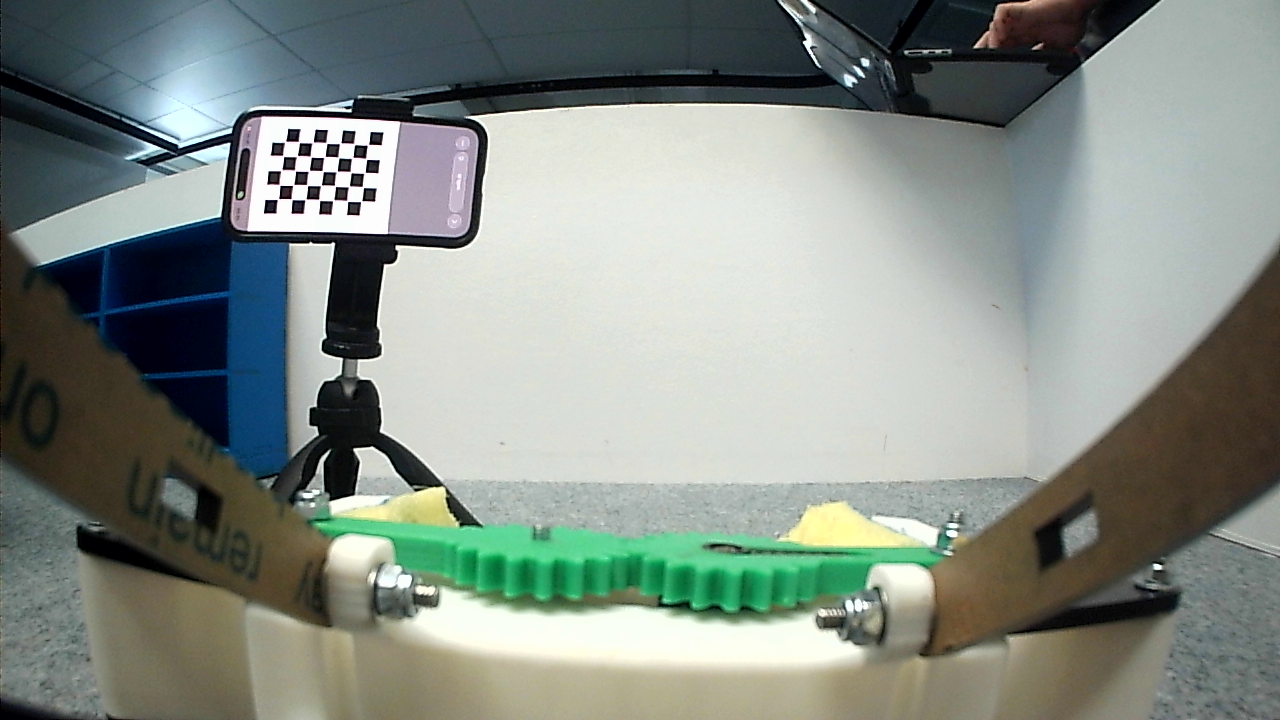
#> input picture vision/calibration_images/Frame_screenshot_18.10.2025-10.png, 1280 x 720 px; its folder holds only this picture in this run
$ python calibration.py
#> lines starting #> are read from the running program, lines starting #| are printed output that depends on the picture; after the words box and inside, x2 and y2 are one past the last pixel; in counts of white or black regions, pixels touching at a corner belong together; long printed decimals are rounded
import numpy as np
import cv2
import glob

def calibrate_camera(image_folder="calibration_images", num_corners_row=9, num_corners_col=6, square_size_mm=25):
    """
    Calibrates the camera using chessboard images.

    Args:
        image_folder (str): Path to the folder containing chessboard images.
        num_corners_row (int): Number of inner corners per a chessboard row.
        num_corners_col (int): Number of inner corners per a chessboard column.
        square_size_mm (float): Size of a square on the chessboard in millimeters.

    Returns:
        tuple: (camera_matrix, dist_coeffs) if successful, otherwise (None, None).
    """
#> called with image_folder = 'vision/calibration_images', num_corners_row = 7, num_corners_col = 5, square_size_mm = 10
    # Define the dimensions of the chessboard
    CHECKERBOARD = (num_corners_row, num_corners_col)

    # Criteria for corner detection
    criteria = (cv2.TERM_CRITERIA_EPS + cv2.TERM_CRITERIA_MAX_ITER, 30, 0.001)

    # Prepare object points, like (0,0,0), (1,0,0), (2,0,0) ....,(6,5,0)
    objp = np.zeros((1, CHECKERBOARD[0] * CHECKERBOARD[1], 3), np.float32)
    objp[0, :, :2] = np.mgrid[0:CHECKERBOARD[0], 0:CHECKERBOARD[1]].T.reshape(-1, 2)
    objp = objp * square_size_mm # Scale object points by known square size

    # Arrays to store object points and image points from all the images.
    objpoints = []  # 3D point in real world space
    imgpoints = []  # 2D points in image plane.

    images = glob.glob(f'{image_folder}/*.png') # Assuming .jpg images

    if not images:
        print(f"Error: No images found in '{image_folder}'. Please provide chessboard images.")
        return None, None

    print(f"Found {len(images)} images for calibration.")

    for fname in images:
        img = cv2.imread(fname)
#> img is the input picture: shape (720, 1280, 3); mean B, G, R 134, 141.2, 132.7
        if img is None:
            print(f"Warning: Could not read image {fname}, skipping.")
            continue

        gray = cv2.cvtColor(img, cv2.COLOR_BGR2GRAY)
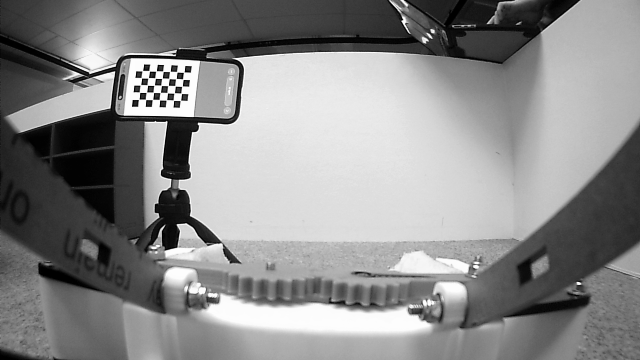
#> gray: shape (720, 1280) (shown at 1/2 size); min 0, max 253, mean 137.9

        # Find the chessboard corners
        ret, corners = cv2.findChessboardCorners(gray, CHECKERBOARD, cv2.CALIB_CB_ADAPTIVE_THRESH +
                                                cv2.CALIB_CB_FAST_CHECK + cv2.CALIB_CB_NORMALIZE_IMAGE)
#> ret = True; corners = 35 rows, first 8: [285.5, 141.2], [299.2, 142.3], [313.4, 141.8], [326.5, 143.2], [340.2, 143.2], [354.7, 144.7], [367.8, 145], [283.2, 156]

        # If found, add object points, image points (after refining them)
        if ret == True:
            objpoints.append(objp)
            corners2 = cv2.cornerSubPix(gray, corners, (11, 11), (-1, -1), criteria)
#> corners2 = 35 rows, first 8: [285.2, 141.8], [306.5, 141.9], [312.4, 142.4], [328.6, 142.9], [340.3, 143.3], [356.7, 144.1], [368, 144.7], [280.5, 156]
            imgpoints.append(corners2)

            # Draw and display the corners
            cv2.drawChessboardCorners(img, CHECKERBOARD, corners2, ret)
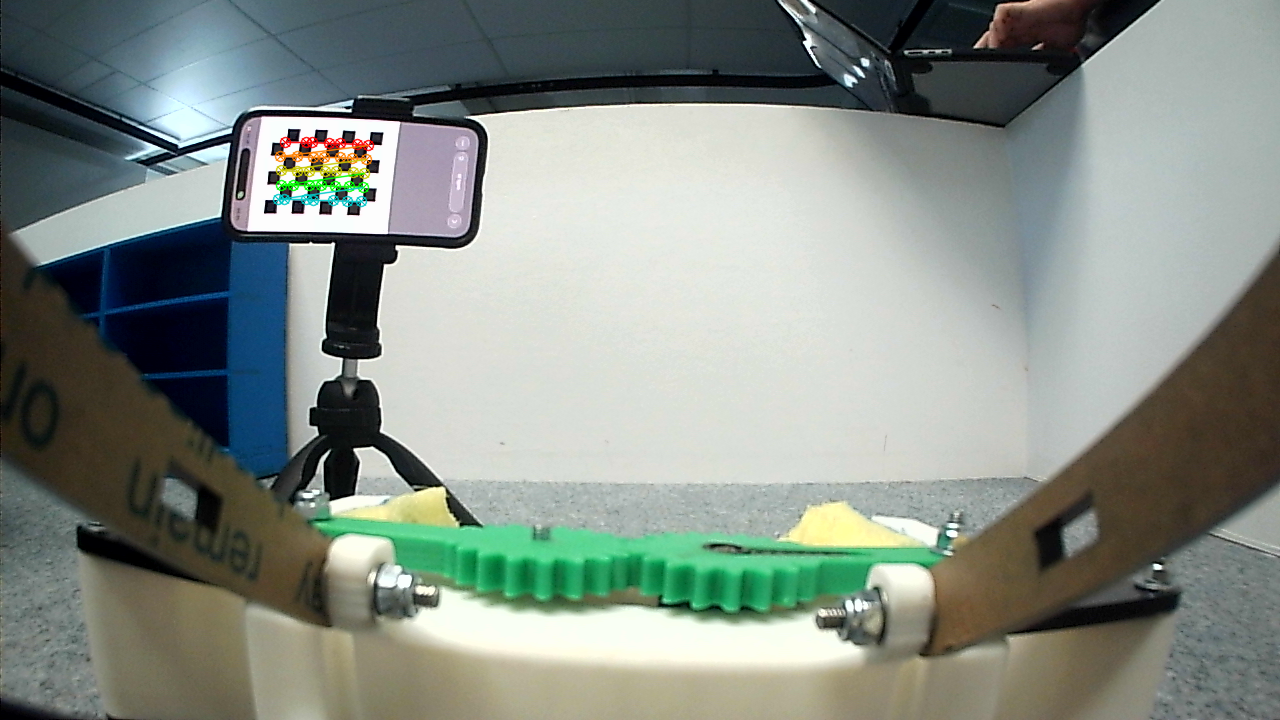
#> img: shape (720, 1280, 3); 0.5% of pixels changed, all inside (x1, y1, x2, y2) = (272, 136, 375, 208)
            cv2.imshow('img', img)
            cv2.waitKey(500)
        else:
            print(f"Could not find corners in {fname}")

    cv2.destroyAllWindows()

    if not objpoints:
        print("Error: No chessboard corners were detected in any image. Calibration failed.")
        return None, None

    # Perform camera calibration
    ret, mtx, dist, rvecs, tvecs = cv2.calibrateCamera(objpoints, imgpoints, gray.shape[::-1], None, None)
#> ret = 2.12; mtx = [[803.1, 0, 633.6], [0, 1244.9, 360.8], [0, 0, 1]]; dist = [[0.889, 2.63, -0.0345, 0.0145, -16.28]]; rvecs = ([-0.655, 0.073, -0.0173],); tvecs = ([-275.3, -108.1, 726.8],)

    if ret:
        print("\nCalibration successful!")
        print("Camera matrix:\n", mtx)
#| Camera matrix:
#|  [[8.03108056e+02 0.00000000e+00 6.33615718e+02]
#|  [0.00000000e+00 1.24485417e+03 3.60819161e+02]
#|  [0.00000000e+00 0.00000000e+00 1.00000000e+00]]
        print("Distortion coefficients:\n", dist)
#| Distortion coefficients:
#|  [[ 8.89158017e-01  2.63285708e+00 -3.44641109e-02  1.44616547e-02
#|   -1.62781414e+01]]
        np.save("vision/camera_matrix.npy", mtx)
        np.save("vision/dist_coeffs.npy", dist)
        print("Calibration data saved to camera_matrix.npy and dist_coeffs.npy")
        return mtx, dist
    else:
        print("Calibration failed!")
        return None, None

if __name__ == '__main__':
    # Usage example:
    # 1. Create a folder named 'calibration_images'
    # 2. Place several (e.g., 10-20) images of a chessboard pattern from different angles in it.
    #    Make sure the entire chessboard is visible in most images.
    # 3. Adjust CHECKERBOARD dimensions and square_size_mm to match your physical chessboard.
    #    (e.g., for an 8x6 inner corner chessboard, num_corners_row=8, num_corners_col=6)

    # Example for an 9x6 inner corner chessboard with 25mm squares
    mtx, dist = calibrate_camera(image_folder="vision/calibration_images", num_corners_row=7, num_corners_col=5, square_size_mm=10)
#> mtx = [[803.1, 0, 633.6], [0, 1244.9, 360.8], [0, 0, 1]]; dist = [[0.889, 2.63, -0.0345, 0.0145, -16.28]]

$ run again, on vision/calibration_images/Frame_screenshot_18.10.2025-4.png
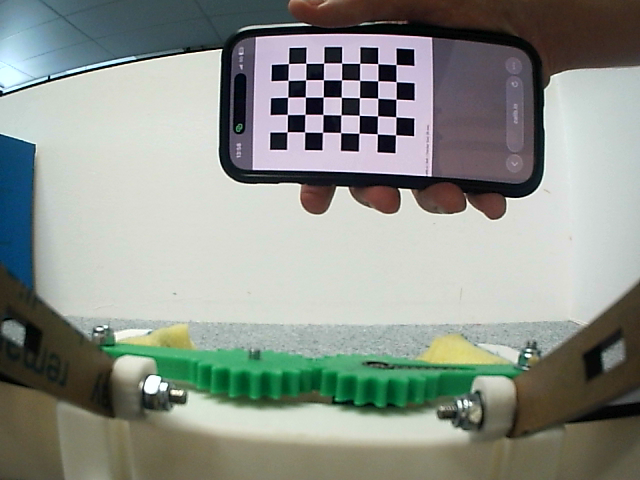
#> input picture vision/calibration_images/Frame_screenshot_18.10.2025-4.png, 640 x 480 px
#> in calibrate_camera, img is the input picture: shape (480, 640, 3); mean B, G, R 138.8, 146.3, 140.6
#> in calibrate_camera, `gray = cv2.cvtColor(img, cv2.COLOR_BGR2GRAY)`:
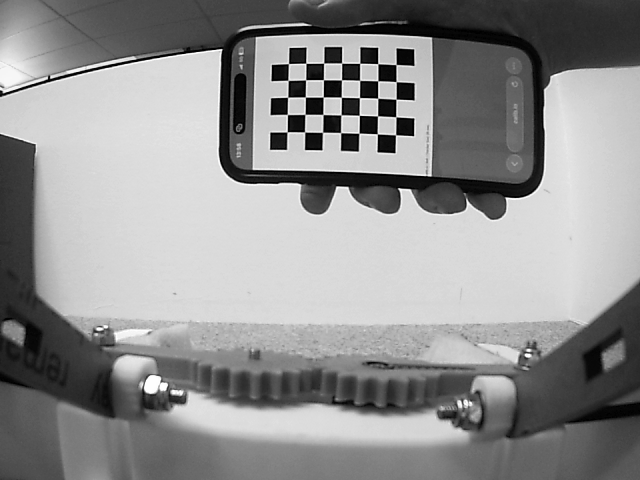
#> gray: shape (480, 640); min 0, max 255, mean 143.7
#> in calibrate_camera, `ret, corners = cv2.findChessboardCorners(gray, CHECKERBOARD, cv2.CALIB..`: ret = True; corners = 35 rows, first 8: [288.5, 63.56], [305.9, 63.25], [323.6, 63.13], [341.6, 63.02], [359.7, 63.33], [377.8, 63.64], [396, 64.54], [288, 80.35]
#> corners2 = 35 rows, first 8: [288.4, 63.6], [305.8, 63.29], [323.7, 63.15], [341.6, 63.12], [359.7, 63.3], [377.8, 63.68], [396.1, 64.55], [288.1, 80.34]
#> in calibrate_camera, `cv2.drawChessboardCorners(img, CHECKERBOARD, corners2, ret)`:
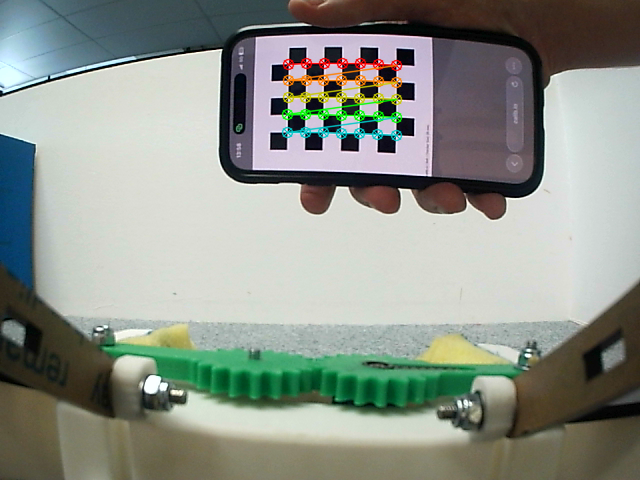
#> img: shape (480, 640, 3); 1.77% of pixels changed, all inside (x1, y1, x2, y2) = (281, 57, 403, 142)
#> in calibrate_camera, `ret, mtx, dist, rvecs, tvecs = cv2.calibrateCamera(objpoints, imgpoint..`: ret = 0.107; mtx = [[714, 0, 296.5], [0, 732.1, 257.5], [0, 0, 1]]; dist = [[-0.878, -2.16, -0.025, 0.0505, 13.67]]; rvecs = ([0.339, 0.189, 0.0257],); tvecs = ([-6.11, -105.9, 377.5],)
#| Camera matrix:
#|  [[713.977   0.         296.491]
#|  [  0.         732.146 257.523]
#|  [  0.           0.           1.        ]]
#| Distortion coefficients:
#|  [[-0.8784 -2.162 -0.02504  0.05054 13.671]]
#> `mtx, dist = calibrate_camera(image_folder="vision/calibration_images",..`: mtx = [[714, 0, 296.5], [0, 732.1, 257.5], [0, 0, 1]]; dist = [[-0.878, -2.16, -0.025, 0.0505, 13.67]]

$ run again, on vision/calibration_images/Frame_screenshot_18.10.2025-5.png
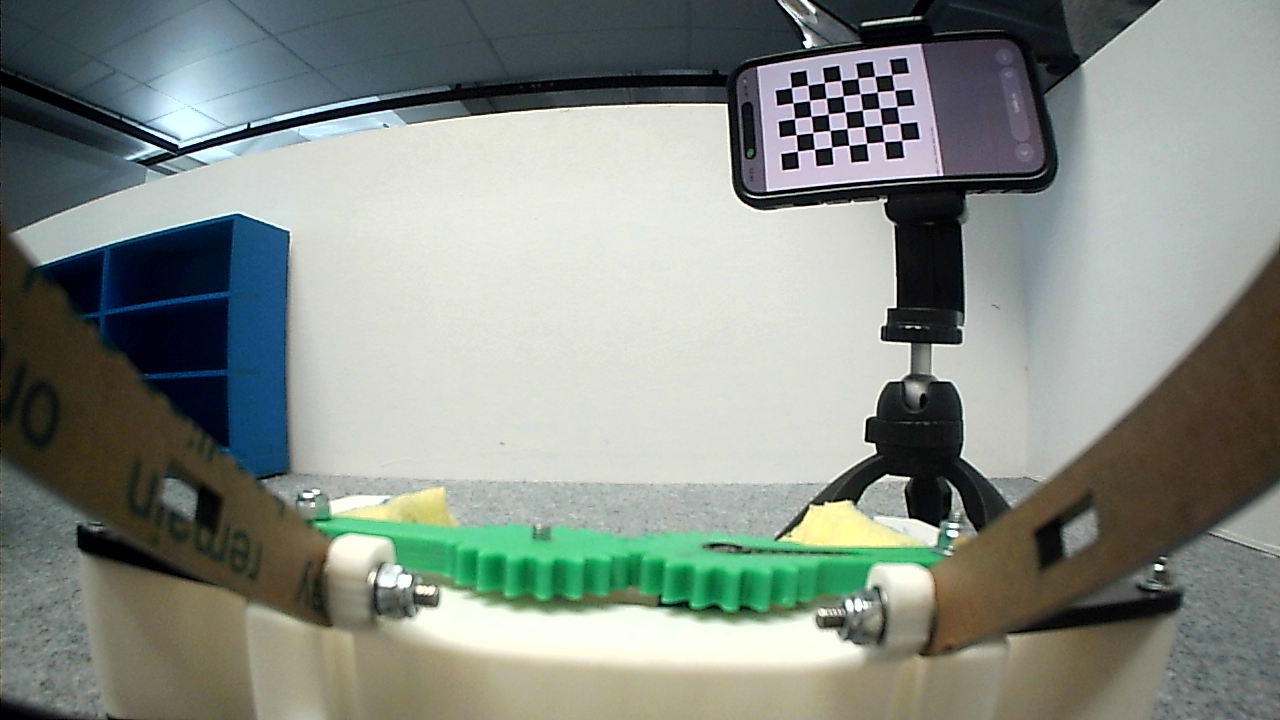
#> input picture vision/calibration_images/Frame_screenshot_18.10.2025-5.png, 1280 x 720 px
#> in calibrate_camera, img is the input picture: shape (720, 1280, 3); mean B, G, R 132.8, 140.2, 132.8
#> in calibrate_camera, `gray = cv2.cvtColor(img, cv2.COLOR_BGR2GRAY)`:
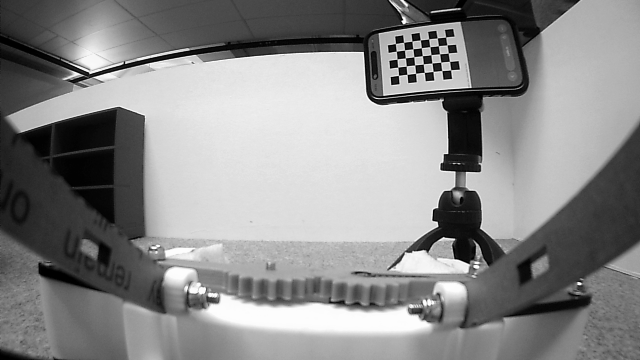
#> gray: shape (720, 1280) (shown at 1/2 size); min 0, max 253, mean 137.1
#> in calibrate_camera, `ret, corners = cv2.findChessboardCorners(gray, CHECKERBOARD, cv2.CALIB..`: ret = True; corners = 35 rows, first 8: [901.7, 140.5], [884.1, 141.6], [866.5, 143.2], [849, 145.2], [831.7, 147.1], [814.5, 149.1], [797.5, 151.1], [899.6, 123.3]
#> corners2 = 35 rows, first 8: [901.8, 140.3], [884.1, 141.5], [866.5, 143.3], [848.9, 145.2], [831.6, 147.1], [814.5, 149.1], [797.4, 151.2], [899.5, 123.3]
#> in calibrate_camera, `cv2.drawChessboardCorners(img, CHECKERBOARD, corners2, ret)`:
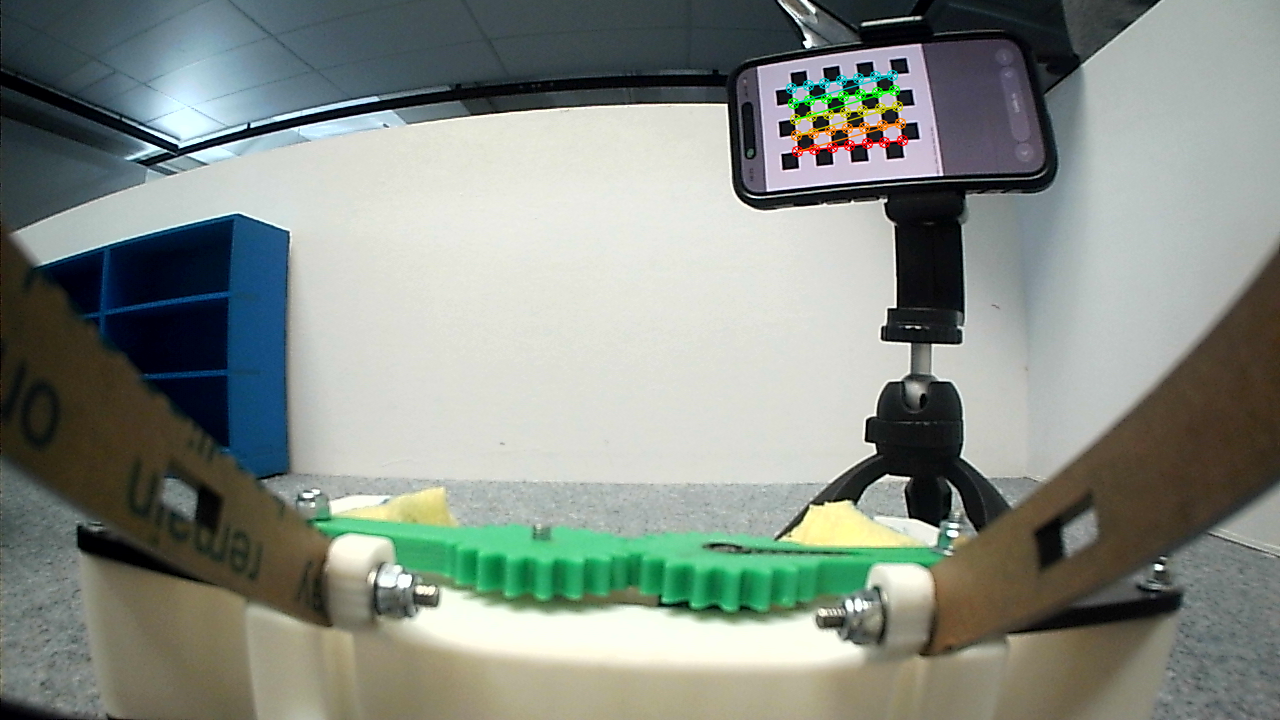
#> img: shape (720, 1280, 3); 0.57% of pixels changed, all inside (x1, y1, x2, y2) = (785, 69, 909, 158)
#> in calibrate_camera, `ret, mtx, dist, rvecs, tvecs = cv2.calibrateCamera(objpoints, imgpoint..`: ret = 0.108; mtx = [[578, 0, 629.7], [0, 624.6, 350.3], [0, 0, 1]]; dist = [[-0.139, -0.143, 0.0229, 0.00599, 0.154]]; rvecs = ([0.687, 0.0543, 3.03],); tvecs = ([152.8, -112.7, 300],)
#| Camera matrix:
#|  [[577.967   0.         629.669 ]
#|  [  0.         624.604 350.344]
#|  [  0.           0.           1.        ]]
#| Distortion coefficients:
#|  [[-0.1388 -0.143  0.02294  0.005988  0.1542]]
#> `mtx, dist = calibrate_camera(image_folder="vision/calibration_images",..`: mtx = [[578, 0, 629.7], [0, 624.6, 350.3], [0, 0, 1]]; dist = [[-0.139, -0.143, 0.0229, 0.00599, 0.154]]
